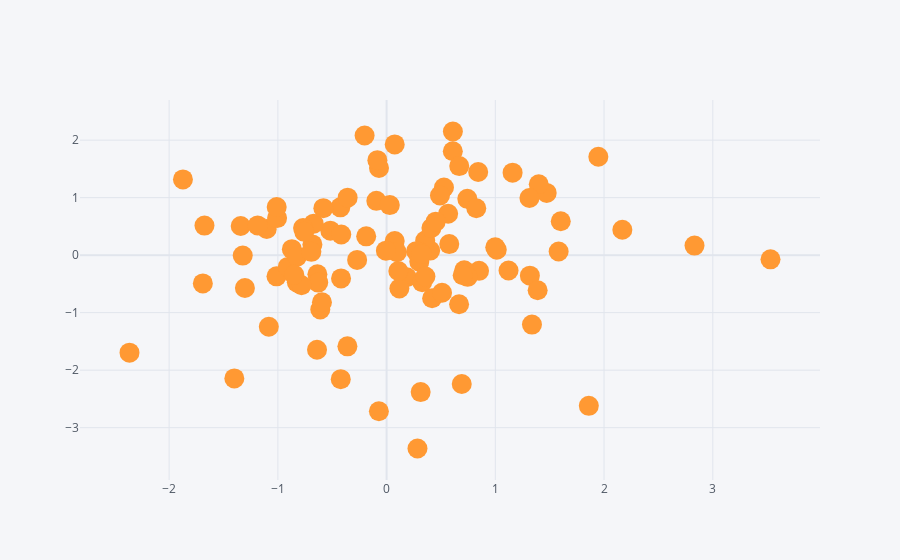

Notebook source saved alongside this figure:
### Code cell
df1.iplot(kind='scatter', x='A', y='B', mode='markers', size=20)
